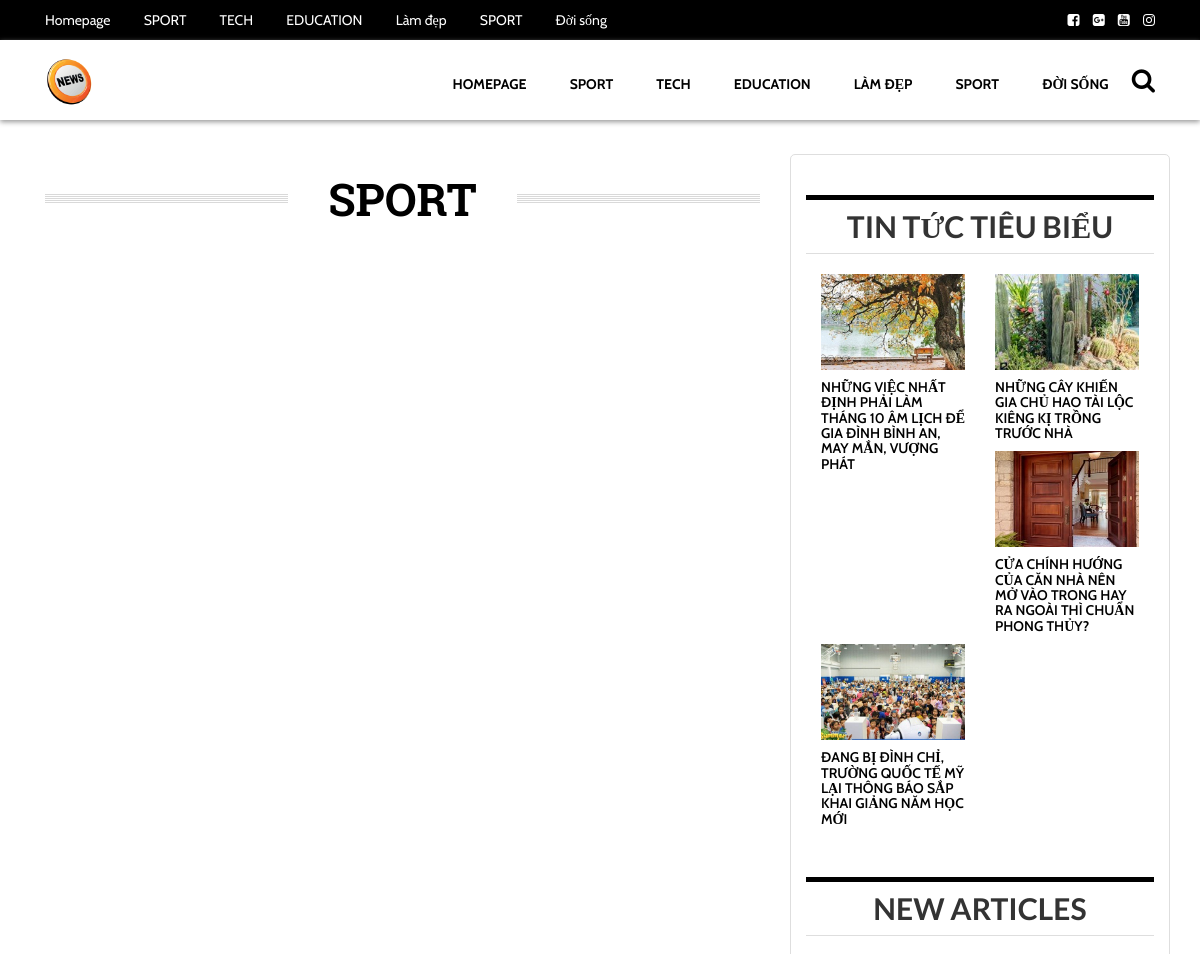
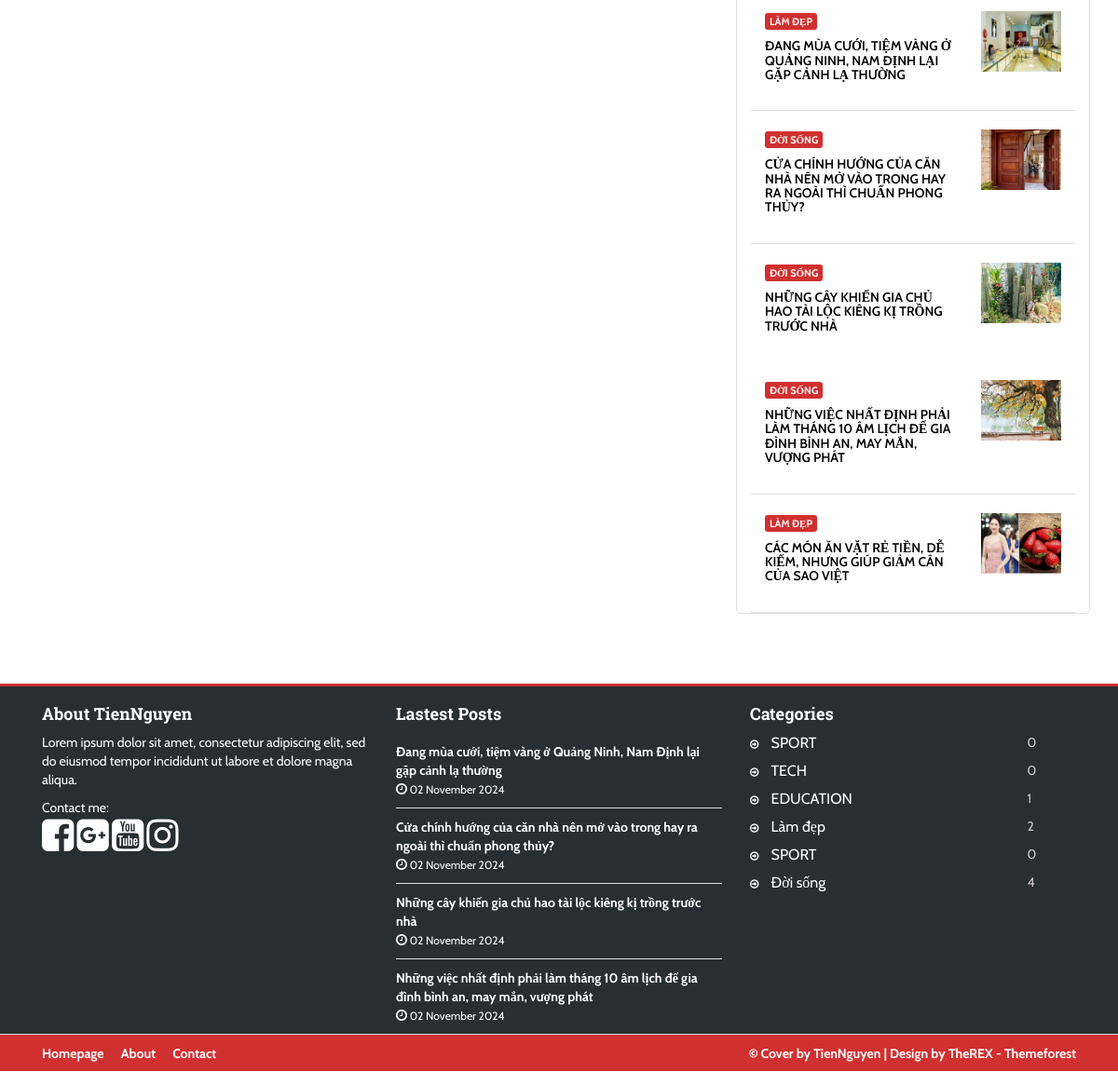
Screenshot of /category?id=2 with the database file from the repository (2 pictures, top to bottom).
### tables this page shows
CREATE TABLE `categories` (
  `id` int(11) NOT NULL,
  `category_name` varchar(255) DEFAULT NULL,
  `category_url` varchar(255) DEFAULT NULL
);

CREATE TABLE `posts` (
  `id` int(11) NOT NULL,
  `category_id` int(11) NOT NULL,
  `user_id` int(11) NOT NULL DEFAULT 0,
  `title` varchar(255) NOT NULL,
  `detail` text NOT NULL,
  `thumbnail` varchar(255) DEFAULT NULL,
  `post_time` datetime NOT NULL,
  `post_url` varchar(255) DEFAULT NULL,
  `views` int(11) NOT NULL
);

### views/layout/layout.php (called while the page is built)
<?php
require_once "views/layout/header.php";
include_once $viewPath;
require_once "views/layout/footer.php";
 ?>

### controllers/CategoryController.php (called while the page is built, shortened)
<?php
class CategoryController extends BaseController
{
	public function showPosts()
	{
		$id = isset($_GET['id'])==true?$_GET['id']:null;
		$category = \models\Category::findOne($id);
		return $this->render('views/category/showposts.php', compact('id', 'post', "allpages", "currentpage", 'category', 'sidebar', 'title'), "views/layout/layout.php");
	}
}
 ?>

### commons/utils.php (called while the page is built, shortened)
<?php
function getUrl($path = ""){
	$currentUrlpath = $GLOBALS['url'];
	$absoluteUrl = "http://".$_SERVER['HTTP_HOST'].$_SERVER['REQUEST_URI'];
	if($currentUrlpath != "/"){
		$absoluteUrl = str_replace("$currentUrlpath", "", $absoluteUrl);
	}
	$absoluteUrl = substr($absoluteUrl, 0, strrpos($absoluteUrl ,'/'));
	return $absoluteUrl.'/'.$path;
}
function convertTime($str){
$date = new \DateTime($str);
return $date->format('d F Y');
}
 ?>

### models/BaseModel.php (called while the page is built, shortened)
<?php
class BaseModel
{
	public function limit($args = null)
	{
		$this->queryBuilder.= ' LIMIT ' ;
		if (!is_array($args)) {
			$this->queryBuilder.= $args;
		}
		else {
			if (count($args) == 1) {
			$this->queryBuilder.= $args[0];
			}
			elseif (count($args) == 2) {
				$this->queryBuilder.= $args[0] . ", " . $args[1];
			}
		}
		return $this;
	}
	static function all(){
		$model = new static();
		$model->queryBuilder = "select * from " . $model->tableName;
		return $model->get();
	}
	static function findOne($id){
		$model = new static();
		$model->queryBuilder = "select * from " . $model->tableName
								. " where id = '$id'";
		$result = $model->get();
		return $result[0];
	}
	function orderBy($arr = []){
		if(strpos($this->queryBuilder, 'order by') === false){
			$this->queryBuilder .= " order by ";
		}else{
			$this->queryBuilder .= ", ";
		}
		if(count($arr) == 1){
			$this->queryBuilder .= $arr[0]. " asc ";
		}else if(count($arr) == 2){
			$this->queryBuilder .= $arr[0]. " " . $arr[1] . " ";
		}
		return $this;
	}
	function get(){
		$conn = $this->getConnect();
		$stmt = $conn->prepare($this->queryBuilder);
		$stmt->execute();
		$result = $stmt->fetchAll(\PDO::FETCH_CLASS, get_class($this));
		return $result;
	}
	function getConnect()
	{
		$servername = '127.0.0.1';
		$dbname = 'tintuc_php';
		$dbusername = 'root';
		$dbpwd = '';
		$conn = new \PDO("mysql:host=$servername;dbname=$dbname;charset=utf8", $dbusername, $dbpwd);
		$conn->setAttribute(\PDO::ATTR_EMULATE_PREPARES,TRUE);
		return $conn;
	}
}
 ?>

### models/Post.php (called while the page is built, shortened)
<?php
class Post extends BaseModel
{
	public function category(){
		$category = \models\Category::findOne($this->category_id)->category_name;
		return $category;
	}
}
 ?>

### models/Category.php (called while the page is built, shortened)
<?php
class Category extends BaseModel
{
	public function getPostsOfCate() {
		$post = new \models\Post();
		$mypost = $post->where(['category_id', $this->id])->orderBy(['post_time', 'desc'])->get();
		return $mypost;
	}
	public function countPost()
	{
		return count($this->getPostsOfCate());
	}
}
 ?>

### views/category/showposts.php (the view, shortened to what this page needs)
<section class="article container category">
	<section class="row">
		<section class="category__box col-lg-8">
			<section class="col-lg-12">
				<h2 class="article__title">
					<span><?php echo $category->category_name ?></span>
				</h2>
			</section>
		</section>
		<?php include_once $sidebar; ?>
	</section>
	<div class="col-xs-6 col-xs-offset-3">
			</div>
</section>

### views/layout/header.php (shortened to what this page needs)
<!DOCTYPE html>
<html lang="en">
<head>
	<link rel="stylesheet" href="<?=getUrl('public/css/bootstrap/css/bootstrap.min.css') ?>">
	<link rel="stylesheet" href="<?=getUrl('public/css/css.css') ?>">
	<link rel="stylesheet" href="<?=getUrl('public/fonts/font-awesome-4.7.0/css/font-awesome.min.css') ?>">
</head>
<body>
<?php $categorymenu = \models\Category::all(); ?>
	<header>
		<section class="top-header hidden-xs">
			<section class="container">
				<section class="row">
					<?php
					if (!isset($_SESSION['user']) && !isset($_COOKIE['remember_token'])) {
					 ?>
					<section class="col-lg-9">
						<ul class="top-menu">
							<li>
								<a href="<?=getUrl('') ?>">Homepage</a>
							</li>
						<?php
							foreach ($categorymenu as $value):
						?>
						<li>
							<a href="<?=getUrl('category?id='.$value->id) ?>"><?=$value->category_name ?></a>
						</li>
						<?php
							endforeach;
						 ?>
						</ul>
					</section>
					<section class="col-lg-3">
						<a href=""><i class="fa fa-facebook-square" aria-hidden="true"></i></a>
						<a href=""><i class="fa fa-google-plus-square" aria-hidden="true"></i></a>
						<a href=""><i class="fa fa-youtube-square" aria-hidden="true"></i></a>
						<a href=""><i class="fa fa-instagram" aria-hidden="true"></i></a>
					</section>
					<?php
					}
					?>
				</section>
			</section>
		</section>
		<section class="header">
		<section class="container">
			<section class="row">
				<section class="col-lg-3">
					<a href="<?=getUrl() ?>"><img src="<?=getUrl('public/images/abc.png') ?>" alt="Logo"></a>
				</section>
				<section class="col-lg-9">
					<ul class="menu">
						<li>
							<a href="<?=getUrl('/') ?>">Homepage</a>
						</li>
						<?php
							foreach ($categorymenu as $value):
						?>
						<li>
							<a href="<?=getUrl('category?id='.$value->id) ?>"><?=$value->category_name ?></a>
						</li>
						<?php
							endforeach;
						 ?>
						<li class="search" id="search" style="font-size: 25px">
							<a href="#"><i class="fa fa-search" aria-hidden="true"></i></a>
						</li>
					</ul>
				</section>
			</section>
		</section>
		</section>
	</header>

### views/layout/sidebar.php (shortened to what this page needs)
<aside class="col-lg-4 ">
			<?php
		$sidebarpost = new \models\Post();
		$allpostsidebar = $sidebarpost->all();
		$random = true;
		if ($random == true) {
		$rand_key = array_rand($allpostsidebar, 4);
		$randompost = [];
		for ($i=0; $i < count($rand_key); $i++) {
			$randompost[] = $allpostsidebar[$rand_key[$i]];
		}
		 ?>
				<section class="fahsion hidden-xs">
					<h2>
						Tin Tức Tiêu Biểu
					</h2>
					<?php
					foreach ($randompost as $value):
					 ?>
					<section class="fahsion__news col-lg-6">
						<img src="<?=getUrl('public/images/uploaded/'.$value->thumbnail); ?>" alt="">
						<h4>
							<a href="<?=getUrl('post?id='.$value->id) ?>"><?=$value->title ?></a>
						</h4><section class="clear"></section>
					</section>
					<?php endforeach; ?>
				</section>
				<?php } ?>
				<section class="newnews">
					<h2>
						New Articles
					</h2>
					<section class="newnews__boxlist">
						<?php
							$newarticle = $sidebarpost->where()->orderBy(['post_time', 'desc'])->limit(5)->get();
							foreach ($newarticle as $value):
						?>
						<section class="newnews__listnews">
							<section class="col-xs-8">
								<span class="catename">
									<?=$value->category() ?>
								</span>
								<h4>
									<a href="<?=getUrl('post?id='.$value->id) ?>"><?=$value->title ?></a>
								</h4>
							</section>
							<section class="col-xs-4">
								<img src="<?=getUrl('public/images/uploaded/'.$value->thumbnail); ?>" alt="">
							</section>
						</section>
					<?php endforeach; ?>
					</section>
				</section>
			</aside>

### views/layout/footer.php (shortened to what this page needs)
	<footer>
		<section class="container">
			<section class="row">
				<section class="col-lg-4">
					<h2>
						About TienNguyen
					</h2>
					<section class="footer__box">
						<p>
							Lorem ipsum dolor sit amet, consectetur adipiscing elit, sed do eiusmod tempor incididunt ut labore et dolore magna aliqua.
						</p>
						Contact me: <br>
						<a href=""><i class="fa fa-facebook-square" aria-hidden="true"></i></a>
						<a href=""><i class="fa fa-google-plus-square" aria-hidden="true"></i></a>
						<a href=""><i class="fa fa-youtube-square" aria-hidden="true"></i></a>
						<a href=""><i class="fa fa-instagram" aria-hidden="true"></i></a>
					</section>
				</section>
				<section class="col-lg-4">
					<h2>
						Lastest Posts
					</h2>
					<section class="footer__box">
						<?php
						$lastest = \models\Post::where()->orderBy(['post_time', 'desc'])->limit(4)->get();
						foreach ($lastest as $value): ?>
						<section class="footer__box__lastest">
							<a href="<?=getUrl('post?id='.$value->id) ?>"><?=$value->title ?></a>
							<span class="posttime"><br>
								<i class="fa fa-clock-o"></i> <?php
								echo convertTime($value->post_time);
							?>
							</span>
						</section>
						<?php endforeach ?>
					</section>
				</section>
				<section class="col-lg-4">
					<h2>
						Categories
					</h2>
					<?php
					$categories = \models\Category::all();
					 ?>
					<section class="footer__box__categories">
						<?php foreach ($categories as $value): ?>
						<section class="footer__category">
							<section class="footer__category--left">
								<i class="fa fa-arrow-circle-o-right" aria-hidden="true"></i>
								<a href="#"><?php echo $value->category_name ?></a>
							</section>
							<span>
								<?php echo $value->countPost() ?>
							</span>
						</section>
						<?php endforeach ?>
					</section>
				</section>
			</section>
		</section>
		<section class="footer__bottom">
			<section class="container">
				<section class="row">
					<section class="footer__bottom__left col-lg-6">
						<a href="#">Homepage</a>
						<a href="#">About</a>
						<a href="#">Contact</a>
					</section>
					<section class="footer__bottom__right col-lg-6">
						© Cover by TienNguyen | Design by TheREX - Themeforest
					</section>
				</section>
			</section>
		</section>
	</footer>
</body>
</html>

### public/css/css.css (style rules this page uses)
* { box-sizing: border-box; }
body { font-family: Cabin; background: #FFF; }
img { max-width: 100%; }
a { color: #000; }
.container { padding-left: 30px; padding-right: 30px; }
header .header { height: 80px; line-height: 80px; z-index: 999; background: #FFF; transition: all 0.2s; box-shadow: 0px 2px 5px #999; }
header ul { margin: 0; padding: 0; }
header ul.menu { list-style-type: none; float: right; text-transform: uppercase; }
header ul.menu li { display: inline-block; padding: 0 20px; position: relative; }
header ul.menu li a { color: #000; font-weight: bold; display: block; }
header ul.menu li.search { padding: 0 !important; }
header img { height: 48px; }
header .top-header { height: 40px; line-height: 40px; background: #000; }
header .top-header .col-lg-3 { text-align: right; }
header .top-header a { color: #FFF; }
header .top-header a i { padding-left: 10px; }
header .top-header ul.top-menu { list-style-type: none; }
header .top-header ul.top-menu li { display: inline-block; padding: 0 15px; }
header .top-header ul.top-menu li a { color: #FFF; }
header .top-header ul.top-menu li:first-child { padding-left: 0; }
.article { text-transform: uppercase; }
.article h4 { font-size: 17px; font-weight: 600; }
.article span.catename { font-size: 11px; background: #d13030; color: #FFF; border-radius: 3px; padding: 2px 5px; margin-right: 10px; font-weight: bold; }
.article h2.article__title { background-image: url("../images/title_bg.png"); background-repeat: repeat-x; background-position: center center; font-size: 45px; text-align: center; margin: 50px 0; font-family: RobotoSlab-Bold; }
.article h2.article__title span { background: #FFF; padding: 0 40px; color: #000; }
.article aside { border: 1px solid #dedede; border-radius: 5px; }
.article aside h2 { margin: 40px 0 20px 0; text-align: center; font-family: Lato-Bold; font-weight: 600; border-top: 5px solid #000; border-bottom: 1px solid #dedede; padding: 10px 0; }
.article aside .fahsion img { max-height: 96px; }
.article aside .fahsion h4 { font-weight: 600; font-size: 14px; }
.article aside .newnews .newnews__boxlist .newnews__listnews { border-bottom: 1px solid #dedede; padding: 20px 0 20px 0; }
.article aside .newnews .newnews__boxlist .newnews__listnews:nth-child(1) { padding-top: 10px; }
.article aside .newnews .newnews__boxlist .newnews__listnews:nth-child(3) { border: none; }
.article aside .newnews .newnews__boxlist .newnews__listnews .col-xs-8 { font-weight: 600; }
.article aside .newnews .newnews__boxlist .newnews__listnews .col-xs-8 h4 { font-size: 14px; }
.article aside .newnews .newnews__boxlist .newnews__listnews .col-xs-4 img { height: 65px; }
footer { background: #272f32; border-top: 3px solid #d13030; color: #FFF; font-size: 14px; margin-top: 30px; }
footer a { color: #FFF; }
footer h2 { font-size: 18px; font-family: RobotoSlab-Bold; text-transform: none; }
footer .footer__box__categories .footer__category { padding-bottom: 30px; }
footer .footer__box__categories a { font-size: 16px; }
footer .footer__box__categories i { font-size: 11px; padding-right: 10px; }
footer .footer__box__categories .footer__category--left { float: left; width: 80%; }
footer .footer__box__categories span { float: right; width: 15%; font-size: 14px; color: #ccc; }
footer .footer__box i { font-size: 40px; }
footer .footer__box .footer__box__lastest { border-bottom: 1px solid #dedede; padding: 10px 0; }
footer .footer__box .footer__box__lastest:nth-child(4) { border-bottom: none; }
footer .footer__box .footer__box__lastest a { font-weight: bold; }
footer .footer__box .footer__box__lastest i { font-size: 14px; }
footer .footer__box .footer__box__lastest .posttime { font-size: 12px; }
footer .footer__bottom { border-top: 1px solid #dedede; height: 40px; line-height: 40px; font-weight: bold; background: #d13030; }
footer .footer__bottom a { padding-right: 15px; }
footer .footer__bottom .footer__bottom__right { text-align: right; color: #FFF; }
.category aside { margin-top: 30px; }
.category .category__box { padding: 0 15px 0 0 !important; }

### rows the page displays
categories: category_name "SPORT", countPost "0"
categories: category_name "TECH", countPost "0"
categories: category_name "EDUCATION", countPost "1"
categories: category_name "Làm đẹp", category_name "LÀM ĐẸP", countPost "2"
categories: category_name "SPORT", countPost "0"
categories: category_name "Đời sống", category_name "ĐỜI SỐNG", countPost "4"
posts: thumbnail (picture), title "NHỮNG VIỆC NHẤT ĐỊNH PHẢI LÀM THÁNG 10 ÂM LỊCH ĐỂ GIA ĐÌNH BÌNH AN, MAY MẮN, VƯỢNG PHÁT", category.category_name "ĐỜI SỐNG", title "Những việc nhất định phải làm tháng 10 âm lịch để gia đình bình an, may mắn, vượng phát", post_time "02 November 2024"
posts: thumbnail (picture), title "NHỮNG CÂY KHIẾN GIA CHỦ HAO TÀI LỘC KIÊNG KỊ TRỒNG TRƯỚC NHÀ", category.category_name "ĐỜI SỐNG", title "Những cây khiến gia chủ hao tài lộc kiêng kị trồng trước nhà", post_time "02 November 2024"
posts: thumbnail (picture), title "CỬA CHÍNH HƯỚNG CỦA CĂN NHÀ NÊN MỞ VÀO TRONG HAY RA NGOÀI THÌ CHUẨN PHONG THỦY?", category.category_name "ĐỜI SỐNG", title "Cửa chính hướng của căn nhà nên mở vào trong hay ra ngoài thì chuẩn phong thủy?", post_time "02 November 2024"
posts: thumbnail (picture), title "ĐANG BỊ ĐÌNH CHỈ, TRƯỜNG QUỐC TẾ MỸ LẠI THÔNG BÁO SẮP KHAI GIẢNG NĂM HỌC MỚI"
posts: category.category_name "LÀM ĐẸP", title "ĐANG MÙA CƯỚI, TIỆM VÀNG Ở QUẢNG NINH, NAM ĐỊNH LẠI GẶP CẢNH LẠ THƯỜNG", thumbnail (picture), title "Đang mùa cưới, tiệm vàng ở Quảng Ninh, Nam Định lại gặp cảnh lạ thường", post_time "02 November 2024"
posts: category.category_name "LÀM ĐẸP", title "CÁC MÓN ĂN VẶT RẺ TIỀN, DỄ KIẾM, NHƯNG GIÚP GIẢM CÂN CỦA SAO VIỆT", thumbnail (picture)
